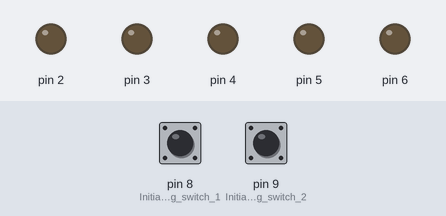
Recording of a sketch running on a simulated Arduino Uno, built with avr-gcc and run on an emulated ATmega328P. Shown: output pins drawn as LEDs (lit = HIGH). Dashed ring = blinking. The inputs (shaded band) are chosen by the test bench; at power-on: pin 8 (Initializing_switch_1) HIGH, pin 9 (Initializing_switch_2) HIGH.

Above: at 1.2 s.
1.3 s: pin 8 (Initializing_switch_1) pulled LOW for 0.15 s
At 1.55 s:
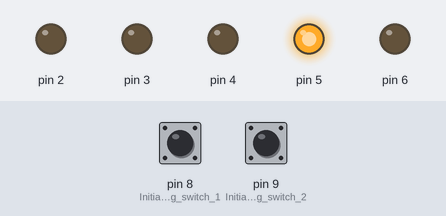
4.3 s: pin 9 (Initializing_switch_2) pulled LOW for 3.2 s
At 4.55 s:
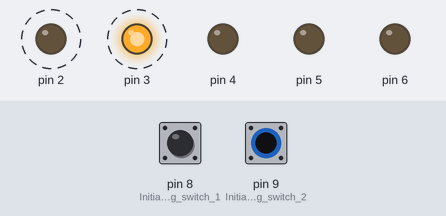
9.0 s: pin 8 (Initializing_switch_1) pulled LOW for 3.2 s
At 9.45 s:
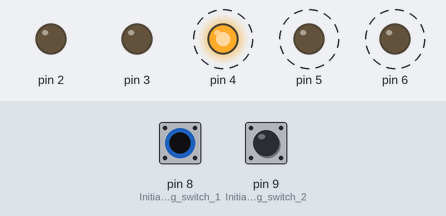
Timing chart, 0 to 14.4 s (numbered marks = the images above; inputs shaded):
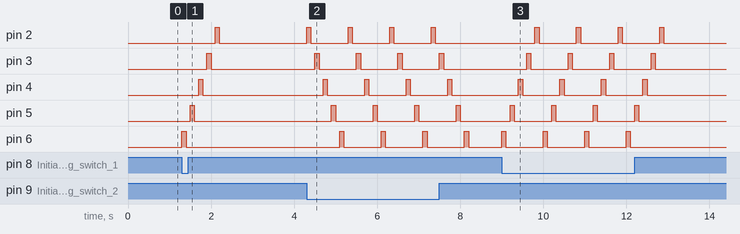

Measured:
- after the input at 1.3 s, pin 2: LOW → HIGH after 0.80 s, → LOW 0.10 s later; pin 3: LOW → HIGH after 0.60 s, → LOW 0.10 s later; pin 4: LOW → HIGH after 0.40 s, → LOW 0.10 s later; pin 5: LOW → HIGH after 0.20 s, → LOW 0.10 s later; pin 6: LOW → HIGH at once, → LOW 0.10 s later
- after the input at 4.3 s, pin 2: alternates HIGH for 0.10 s and LOW for 0.90 s, starting at once; pin 3: alternates HIGH for 0.10 s and LOW for 0.90 s, starting after 0.20 s
- after the input at 9.0 s, pin 2: alternates HIGH for 0.10 s and LOW for 0.90 s, 8 changes in all, then stays LOW, starting after 0.80 s; pin 3: alternates HIGH for 0.10 s and LOW for 0.90 s, 8 changes in all, then stays LOW, starting after 0.60 s

The sketch:

Experiment02.ino
```cpp
void setup() {
  // Initializing the LED pins
  pinMode(2, OUTPUT);
  pinMode(3, OUTPUT);
  pinMode(4, OUTPUT);
  pinMode(5, OUTPUT);
  pinMode(6, OUTPUT);
  pinMode(8 , INPUT_PULLUP);   // Initializing switch 1
  pinMode(9 , INPUT_PULLUP);   // Initializing switch 2
}

void loop() {
  // put your main code here, to run repeatedly:
  byte buttonstate1 = digitalRead(8);     // FIrst switch
  byte buttonstate2 = digitalRead(9);     // Second switch
  // For a particular direction
  if(buttonstate1 == HIGH && buttonstate2 ==LOW){
          for(int i=2 ; i<=6 ; i++){
            digitalWrite(i, HIGH);
            delay(100);
            digitalWrite(i, LOW);
           delay(100);

         }
  }
  // For reverse direction
  if(buttonstate2 == HIGH && buttonstate1 == LOW){
          for(int i=6 ; i>=2 ; i--){
           digitalWrite(i, HIGH);
           delay(100);
           digitalWrite(i, LOW);
          delay(100);
          }
  }
}
```
